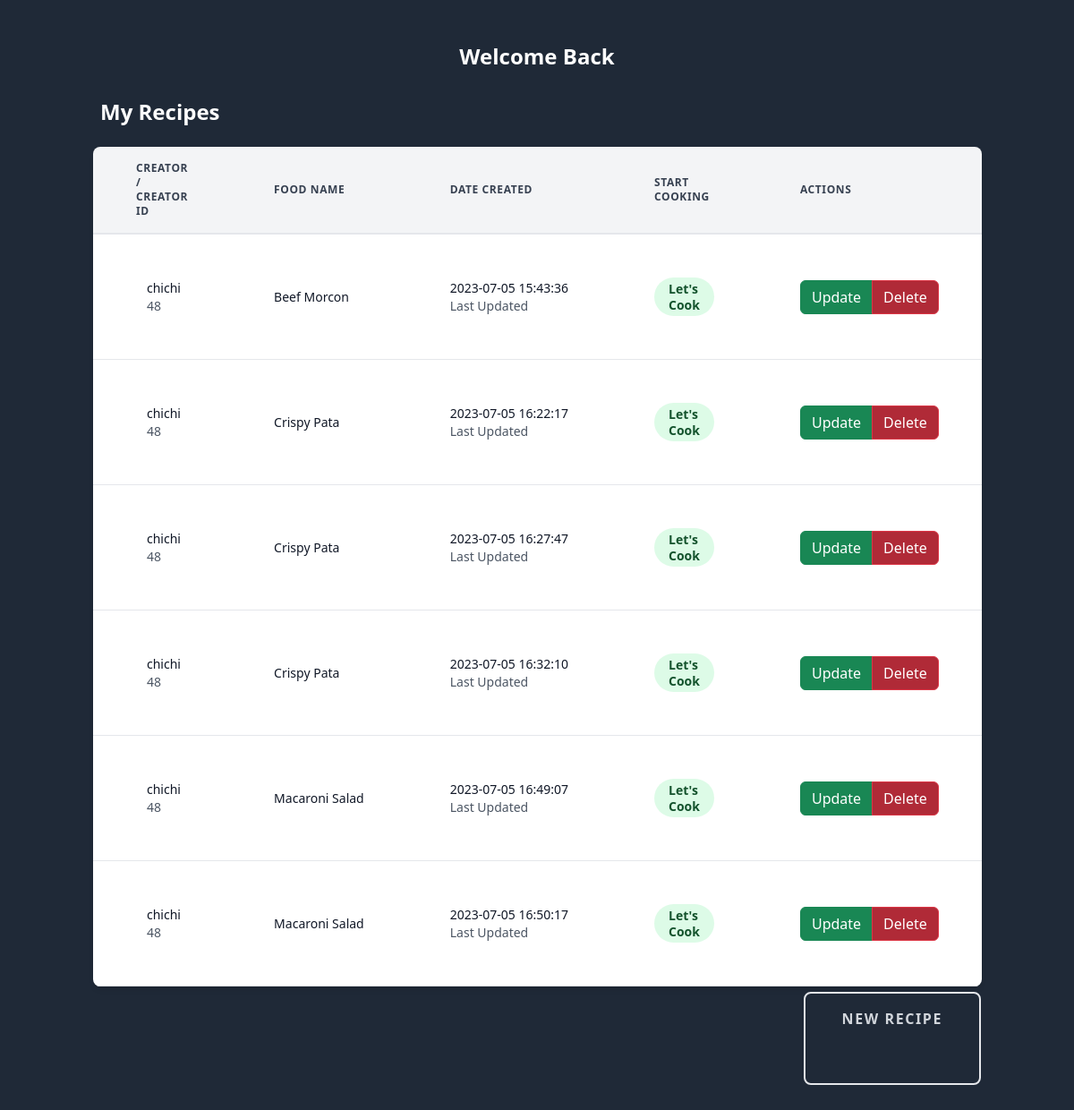
The page /dashboard.php (signed in) on the database its author committed.
### tables this page shows
CREATE TABLE `recipe_desc` (
  `user_id` int(11) NOT NULL,
  `recipe_id` int(11) NOT NULL,
  `food_name` varchar(255) NOT NULL,
  `food_description` text NOT NULL,
  `date_created` datetime NOT NULL,
  `food_image` longblob NOT NULL
);

### dashboard.php (the view, shortened to what this page needs)
<!DOCTYPE html>
<html lang="en">
<head>
  <link href="https://unpkg.com/tailwindcss@^1.0/dist/tailwind.min.css" rel="stylesheet">
  <link rel="stylesheet" href="css/button.css">
  <link rel="stylesheet" href="css/dashboard.css">
  <link href="https://cdn.jsdelivr.net/npm/bootstrap@5.2.3/dist/css/bootstrap.min.css" rel="stylesheet"
>
  <script src="https://cdn.tailwindcss.com"></script>
</head>
<body class="bg-gray-800">
  <?php
  require('includes/conn.php');
  ?>
  <div class="container mx-auto px-4 sm:px-8">
    <div>
      <h1 class="text-2xl font-semibold leading-tight text-center mt-5 text-white">Welcome Back</h1>
    </div>
    <div class="py-8">
      <div class="inline">
        <h2 class="text-2xl font-semibold leading-tight text-white">My Recipes</h2>
      </div>
      <div class="-mx-4 sm:-mx-8 px-4 sm:px-8 py-4 overflow-x-auto">
        <div class="inline-block min-w-full shadow-md rounded-lg overflow-hidden">
          <table class="min-w-full leading-normal">
            <thead>
              <tr>
                <th
                  class="px-5 py-3 border-b-2 border-gray-200 bg-gray-100 text-left text-xs font-semibold text-gray-700 uppercase tracking-wider">
                  Creator / Creator ID
                </th>
                <th
                  class="px-5 py-3 border-b-2 border-gray-200 bg-gray-100 text-left text-xs font-semibold text-gray-700 uppercase tracking-wider">
                  Food Name
                </th>
                <th
                  class="px-5 py-3 border-b-2 border-gray-200 bg-gray-100 text-left text-xs font-semibold text-gray-700 uppercase tracking-wider">
                  Date Created
                </th>
                <th
                  class="px-5 py-3 border-b-2 border-gray-200 bg-gray-100 text-left text-xs font-semibold text-gray-700 uppercase tracking-wider">
                  Start Cooking
                </th>
                <th
                  class="px-5 form-right py-3 border-b-2 border-gray-200 bg-gray-100 text-left text-xs font-semibold text-gray-700 uppercase tracking-wider">
                  Actions
                </th>
              </tr>
            </thead>
            <tbody>
              <?php
              $query = "SELECT * FROM recipe_desc";
              $result = mysqli_query($conn, $query);
              while ($row = mysqli_fetch_assoc($result)) {
                $username = $_SESSION['username'];
                $user_id = $row['user_id'];
                $food_name = $row['food_name'];
                $date_created = $row['date_created'];
                $recipe_id = $row['recipe_id'];
                echo '<tr>';
                echo '<td class="px-5 py-5 border-b border-gray-200 bg-white text-sm">';
                echo '<div class="flex">';
                echo '<div class="ml-3">';
                echo '<p class="text-gray-900 whitespace-no-wrap">' . $username . '</p>';
                echo '<p class="text-gray-600 whitespace-no-wrap">' . $user_id . '</p>';
                echo '</div>';
                echo '</div>';
                echo '</td>';
                echo '<td class="px-5 py-5 border-b border-gray-200 bg-white text-sm">';
                echo '<p class="text-gray-900 whitespace-no-wrap">' . $food_name . '</p>';
                echo '</td>';
                echo '<td class="px-5 py-5 border-b border-gray-200 bg-white text-sm">';
                echo '<p class="text-gray-900 whitespace-no-wrap">' . $date_created . '</p>';
                echo '<p class="text-gray-600 whitespace-no-wrap">Last Updated</p>';
                echo '</td>';
                echo '<td class="px-5 py-5 border-b border-gray-200 bg-white text-sm">';
                echo '<span class="relative inline-block px-3 py-1 font-semibold text-green-900 leading-tight">';
                echo '<span aria-hidden class="absolute inset-0 bg-green-200 opacity-50 rounded-full"></span>';
                echo '<a href="#foodie' . $recipe_id . '" data-bs-toggle="modal" data-bs-target="#foodie' . $recipe_id . '"><span class="relative">Let\'s Cook</span></a>';
                echo '</span>';
                echo '</td>';
                echo '<td class="px-5 py-5 border-b border-gray-200 bg-white text-sm text-right">';
                echo '<div class="btn-group float-left" role="group" aria-label="Basic example">';
                echo '<button type="button" class="btn btn-success" data-bs-toggle="modal" data-bs-target="#updateRecipe' . $recipe_id . '" style="color: white; background-color: #198754;">Update</button>';
                echo '<button type="button" class="btn btn-danger" onclick="Delete(' . $recipe_id . ')" style="background-color: #b02a37;">Delete</button>';
                echo '</div>';
                echo '</td>';
                echo '</tr>';
              }
              ?>
            </tbody>
          </table>
        </div>
        <a href="#" class="button button--nina float-end px-6 pb-2 pt-2.5 bg-gray-800 hover:bg-gray-700 text-gray-300 hover:text-white relative block focus:outline-none border-2 border-solid rounded-lg text-sm text-center font-semibold uppercase tracking-widest overflow-hidden
               sm:text-xs sm:px-4 sm:pb-1 sm:pt-1.5
               md:text-base md:px-8 md:pb-2.5 md:pt-3
               md:sm\:w-10" data-text="NEW RECIPE" data-bs-toggle="modal" data-bs-target="#createNewRecipe">
        </a>
      </div>
    </div>
  </div>
</body>
</html>

### css/button.css (style rules this page uses)
.button--nina { -webkit-transition: background-color 0.3s; transition: background-color 0.3s; width: 20%; }
.button--nina::before { content: attr(data-text); position: absolute; top: 0; left: 0; width: 100%; height: 100%; padding: 1em 0; -webkit-transition: -webkit-transform 0.3s, opacity 0.3s; transition: transform 0.3s, opacity 0.3s; -webkit-transition-timing-function: cubic-bezier(0.75, 0, 0.125, 1); transition-timing-function: cubic-bezier(0.75, 0, 0.125, 1); }

### css/dashboard.css (style rules this page uses)
body { font-family: 'Barlow', sans-serif; }

### rows shown on the page
recipe_desc: username "chichi", user "48", food_name "Beef Morcon", date_created "2023-07-05 15:43:36"
recipe_desc: username "chichi", user "48", food_name "Crispy Pata", date_created "2023-07-05 16:22:17"
recipe_desc: username "chichi", user "48", food_name "Crispy Pata", date_created "2023-07-05 16:27:47"
recipe_desc: username "chichi", user "48", food_name "Crispy Pata", date_created "2023-07-05 16:32:10"
recipe_desc: username "chichi", user "48", food_name "Macaroni Salad", date_created "2023-07-05 16:49:07"
recipe_desc: username "chichi", user "48", food_name "Macaroni Salad", date_created "2023-07-05 16:50:17"
